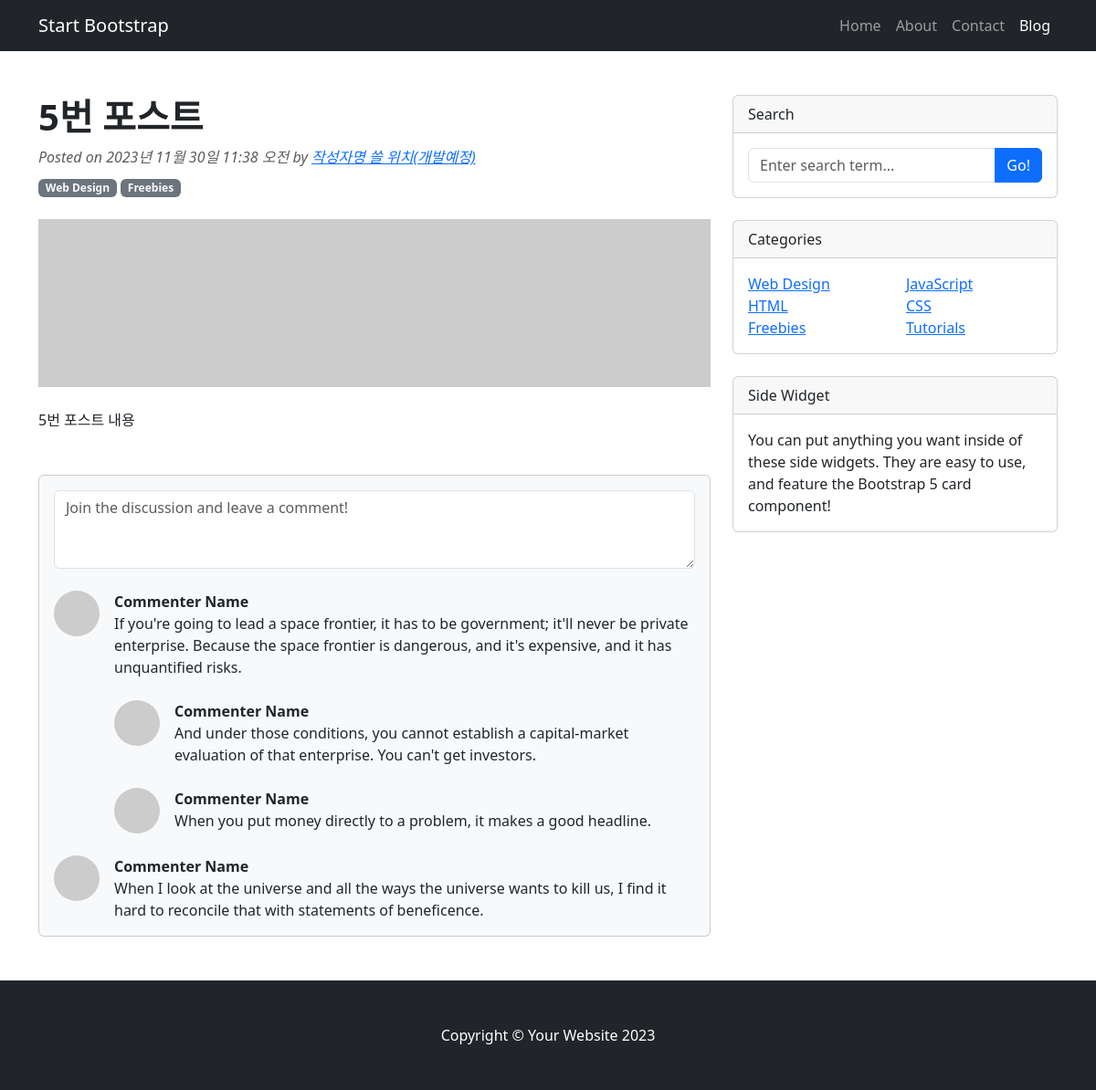
/blog/5/, run on the app's committed database.
### blog/models.py (models this page shows, shortened)
class Post(models.Model):
    title = models.CharField(max_length=30)
    hook_text = models.CharField(max_length=100, blank=True)
    content = models.TextField()
    head_image = models.ImageField(upload_to="blog/images/%Y/%m/%d/", blank=True)
    file_upload = models.FileField(upload_to="blog/files/%Y/%m/%d/", blank=True)
    created_at = models.DateTimeField(auto_now_add=True)
    updated_at = models.DateTimeField(auto_now=True)

### blog/views.py (the view)
# urls.py: path("<int:pk>/", views.PostDetail.as_view()),
class PostDetail(DetailView):
    model = Post

### blog/templates/blog/post_detail.html (shortened to what this page needs)
<!DOCTYPE html>
{% load static %}
<html lang="ko">
  <head>
    <link rel="stylesheet" href="{% static 'blog/bootstrap/bootstrap.min.css' %}" media="screen">
  </head>
  <body>
    <nav class="navbar navbar-expand-lg navbar-dark bg-dark">
      <div class="container">
        <a class="navbar-brand" href="#!">Start Bootstrap</a>
        <div class="collapse navbar-collapse" id="navbarSupportedContent">
          <ul class="navbar-nav ms-auto mb-2 mb-lg-0">
            <li class="nav-item">
              <a class="nav-link" href="#">Home</a>
            </li>
            <li class="nav-item">
              <a class="nav-link" href="#!">About</a>
            </li>
            <li class="nav-item">
              <a class="nav-link" href="#!">Contact</a>
            </li>
            <li class="nav-item">
              <a class="nav-link active" aria-current="page" href="#">Blog</a>
            </li>
          </ul>
        </div>
      </div>
    </nav>
    <div class="container mt-5">
      <div class="row">
        <div class="col-lg-8">
          <article>
            <header class="mb-4">
              <h1 class="fw-bolder mb-1">{{ post.title }}</h1>
              <div class="text-muted fst-italic mb-2">Posted on
                {{ post.created_at }}
                by
                <a href="#">작성자명 쓸 위치(개발예정)</a>
              </div>
              <a class="badge bg-secondary text-decoration-none link-light" href="#!">Web Design</a>
              <a class="badge bg-secondary text-decoration-none link-light" href="#!">Freebies</a>
            </header>
            <figure class="mb-4">
              {% if post.head_image %}
                <img class="card-img-top" src="{{ post.head_image.url }}" alt=""/>
              {% else %}
                <img class="card-img-top" src="https://picsum.photos/seed/{{ post.id }}/800/200" alt="random_image">
              {% endif %}
            </figure>
            <section class="mb-5">
              <p>{{ post.content }}</p>
            </section>
          </article>
          <section class="mb-5">
            <div class="card bg-light">
              <div class="card-body">
                <form class="mb-4">
                  <textarea class="form-control" rows="3" placeholder="Join the discussion and leave a comment!"></textarea>
                </form>
                <div class="d-flex mb-4">
                  <div class="flex-shrink-0"><img class="rounded-circle" src="https://dummyimage.com/50x50/ced4da/6c757d.jpg" alt="..."/></div>
                  <div class="ms-3">
                    <div class="fw-bold">Commenter Name</div>
                    If you're going to lead a space frontier, it has to be government; it'll never be private enterprise. Because the space frontier is dangerous, and it's expensive, and it has unquantified risks.
                    <div class="d-flex mt-4">
                      <div class="flex-shrink-0"><img class="rounded-circle" src="https://dummyimage.com/50x50/ced4da/6c757d.jpg" alt="..."/></div>
                      <div class="ms-3">
                        <div class="fw-bold">Commenter Name</div>
                        And under those conditions, you cannot establish a capital-market evaluation of that enterprise. You can't get investors.
                      </div>
                    </div>
                    <div class="d-flex mt-4">
                      <div class="flex-shrink-0"><img class="rounded-circle" src="https://dummyimage.com/50x50/ced4da/6c757d.jpg" alt="..."/></div>
                      <div class="ms-3">
                        <div class="fw-bold">Commenter Name</div>
                        When you put money directly to a problem, it makes a good headline.
                      </div>
                    </div>
                  </div>
                </div>
                <div class="d-flex">
                  <div class="flex-shrink-0"><img class="rounded-circle" src="https://dummyimage.com/50x50/ced4da/6c757d.jpg" alt="..."/></div>
                  <div class="ms-3">
                    <div class="fw-bold">Commenter Name</div>
                    When I look at the universe and all the ways the universe wants to kill us, I find it hard to reconcile that with statements of beneficence.
                  </div>
                </div>
              </div>
            </div>
          </section>
        </div>
        <div class="col-lg-4">
          <div class="card mb-4">
            <div class="card-header">Search</div>
            <div class="card-body">
              <div class="input-group">
                <input class="form-control" type="text" placeholder="Enter search term..." aria-label="Enter search term..." aria-describedby="button-search"/>
                <button class="btn btn-primary" id="button-search" type="button">Go!</button>
              </div>
            </div>
          </div>
          <div class="card mb-4">
            <div class="card-header">Categories</div>
            <div class="card-body">
              <div class="row">
                <div class="col-sm-6">
                  <ul class="list-unstyled mb-0">
                    <li>
                      <a href="#!">Web Design</a>
                    </li>
                    <li>
                      <a href="#!">HTML</a>
                    </li>
                    <li>
                      <a href="#!">Freebies</a>
                    </li>
                  </ul>
                </div>
                <div class="col-sm-6">
                  <ul class="list-unstyled mb-0">
                    <li>
                      <a href="#!">JavaScript</a>
                    </li>
                    <li>
                      <a href="#!">CSS</a>
                    </li>
                    <li>
                      <a href="#!">Tutorials</a>
                    </li>
                  </ul>
                </div>
              </div>
            </div>
          </div>
          <div class="card mb-4">
            <div class="card-header">Side Widget</div>
            <div class="card-body">You can put anything you want inside of these side widgets. They are easy to use, and feature the Bootstrap 5 card component!</div>
          </div>
        </div>
      </div>
    </div>
    <footer class="py-5 bg-dark">
      <div class="container">
        <p class="m-0 text-center text-white">Copyright &copy; Your Website 2023</p>
      </div>
    </footer>
  </body>
</html>

### data on the page
Post: title "5번 포스트", created_at "2023년 11월 30일 11:38 오전", content "5번 포스트 내용"
